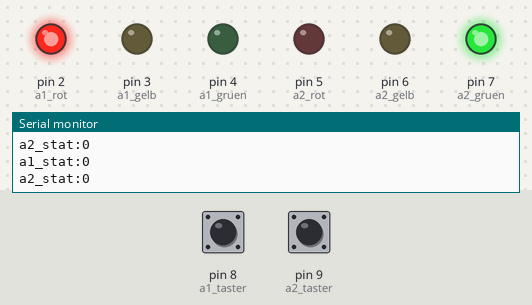
Recording of a sketch running on a simulated Arduino Uno, built with avr-gcc and run on an emulated ATmega328P. Parts: output pins drawn as LEDs (lit = HIGH), the last lines printed to the serial monitor. The test bench sets the inputs (shaded band); at power-on: pin 8 (a1_taster) LOW, pin 9 (a2_taster) LOW.

Above: at 2.8 s.
2.9 s: pin 8 (a1_taster) pulled HIGH for 1.2 s
At 4.9 s:
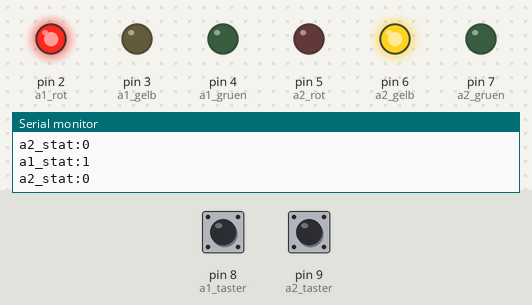
At 6.4 s:
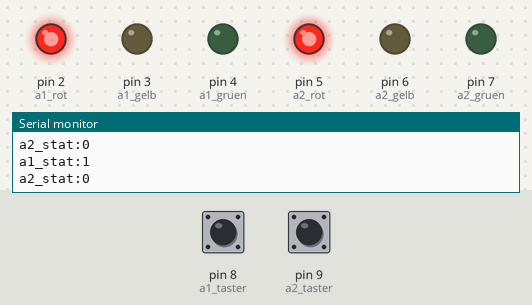
12.3 s: pin 9 (a2_taster) pulled HIGH for 1.2 s
At 14.9 s:
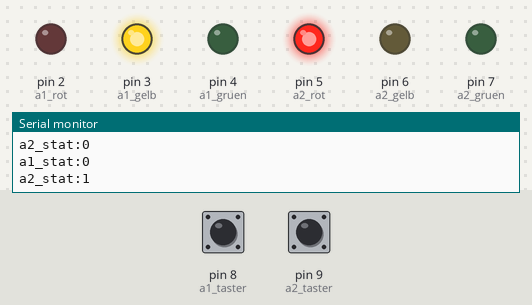
Timing chart, 0 to 23.5 s (numbered marks = the images above; inputs shaded):
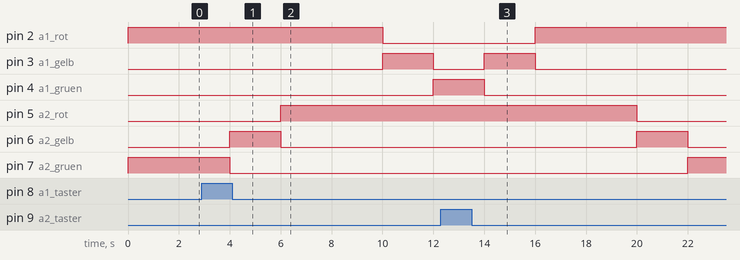

The sketch:

sketch_ampel.ino
```cpp
int a1_rot = 2;
int a1_gelb = 3;
int a1_gruen = 4;
int a1_taster = 8;
int a1_stat = 0;

int a2_rot = 5;
int a2_gelb = 6;
int a2_gruen = 7;
int a2_taster = 9;
int a2_stat = 0;

int act_stat = 0;

void setup() {
  // put your setup code here, to run once:
  Serial.begin(9600);

  pinMode(a1_rot, OUTPUT);
  pinMode(a1_gelb, OUTPUT);
  pinMode(a1_gruen, OUTPUT);
  pinMode(a1_taster, INPUT);
  pinMode(a2_rot, OUTPUT);
  pinMode(a2_gelb, OUTPUT);
  pinMode(a2_gruen, OUTPUT);
  pinMode(a2_taster, INPUT);

  digitalWrite(a1_rot, HIGH);
  digitalWrite(a2_gruen, HIGH);
}

void loop() {
  // put your main code here, to run repeatedly:
  a1_stat = digitalRead(a1_taster);
  a2_stat = digitalRead(a2_taster);
  Serial.print("a1_stat:");
  Serial.println(a1_stat);
  Serial.print("a2_stat:");
  Serial.println(a2_stat);
  delay(1000);
  if(a1_stat == HIGH && act_stat != 1){
    digitalWrite(a2_gruen, LOW);
    digitalWrite(a2_gelb, HIGH);
    delay(2000);
    digitalWrite(a2_gelb, LOW);
    digitalWrite(a2_rot, HIGH);
    delay(4000);
    digitalWrite(a1_rot, LOW);
    digitalWrite(a1_gelb, HIGH);
    delay(2000);
    digitalWrite(a1_gelb, LOW);
    digitalWrite(a1_gruen, HIGH);
    act_stat = 1;
  } else if (a2_stat == HIGH && act_stat != 2) {
    digitalWrite(a1_gruen, LOW);
    digitalWrite(a1_gelb, HIGH);
    delay(2000);
    digitalWrite(a1_gelb, LOW);
    digitalWrite(a1_rot, HIGH);
    delay(4000);
    digitalWrite(a2_rot, LOW);
    digitalWrite(a2_gelb, HIGH);
    delay(2000);
    digitalWrite(a2_gelb, LOW);
    digitalWrite(a2_gruen, HIGH);
    act_stat = 2;
  }
}
```

Measured:
- after the input at 2.9 s, pin 2 (a1_rot): HIGH → LOW after 7.1 s; pin 3 (a1_gelb): LOW → HIGH after 7.1 s, → LOW 2.0 s later; pin 4 (a1_gruen): LOW → HIGH after 9.1 s; pin 5 (a2_rot): LOW → HIGH after 3.1 s; pin 6 (a2_gelb): LOW → HIGH after 1.1 s, → LOW 2.0 s later
- after the input at 12.3 s, pin 2 (a1_rot): LOW → HIGH after 3.7 s; pin 3 (a1_gelb): LOW → HIGH after 1.7 s, → LOW 2.0 s later; pin 4 (a1_gruen): HIGH → LOW after 1.7 s; pin 5 (a2_rot): HIGH → LOW after 7.7 s; pin 6 (a2_gelb): LOW → HIGH after 7.7 s, → LOW 2.0 s later
